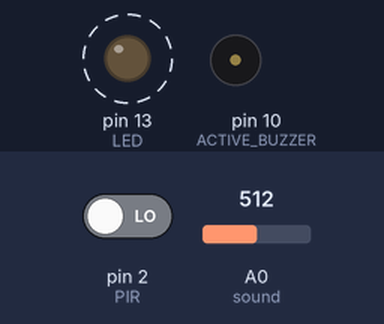
The sketch below on a simulated Arduino Uno, built with avr-gcc and run on an emulated ATmega328P. Parts: output pins drawn as LEDs (lit = HIGH), buzzer (waves = sounding, pin HIGH). Dashed ring = blinking. The inputs (shaded band) are chosen by the test bench; at power-on: pin 2 (PIR) LOW, A0 (sound) = 512. What the sketch prints to the serial monitor is not drawn.

Above: at 1.25 s.
1.3 s: pin 2 (PIR) driven HIGH
At 1.55 s:
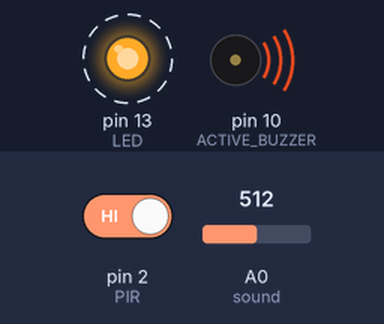
4.3 s: A0 (sound) set to 67
7.3 s: A0 (sound) set to 57
At 8.5 s:
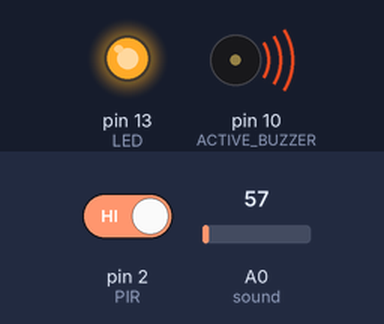
8.8 s: A0 (sound) set to 122
At 9.05 s:
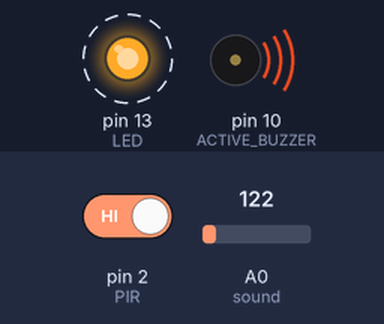
11.8 s: A0 (sound) set to 50
At 12.9 s:
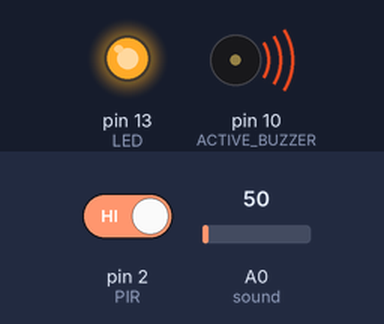
Timing chart, 0 to 14.3 s (numbered marks = the images above; inputs shaded):
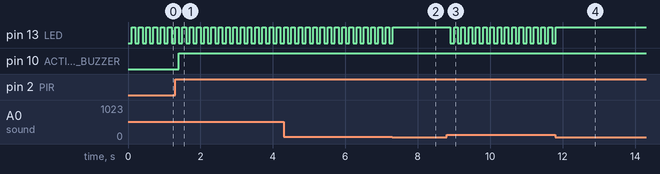

Measured:
- the behaviour switches between 61 and 60 on A0 (sound) (found by bisection; images 1 and 2)
- after the input at 1.3 s, pin 10 (ACTIVE_BUZZER): LOW → HIGH after 0.10 s
- after the input at 7.3 s, pin 13 (LED): goes on until 7.3 s, then stays HIGH
- after the input at 8.8 s, pin 13 (LED): alternates HIGH for 0.10 s and LOW for 0.10 s, starting after 0.10 s
- after the input at 11.8 s, pin 13 (LED): goes on until 11.8 s, then stays HIGH
- by itself, pin 13 (LED): alternates HIGH for 0.10 s and LOW for 0.10 s

The sketch:

PC_w11_3.ino
```cpp
const int sound=A0;
const int PIR = 2;
const int LED=13;
const int ACTIVE_BUZZER=10;
int ledState=LOW;

void setup() {
  pinMode(LED,OUTPUT);
  pinMode(PIR, INPUT);
  pinMode(ACTIVE_BUZZER,OUTPUT);
  Serial.begin(115200);
}

void loop() {

  int soundLevel=analogRead(sound);
  int state=digitalRead(PIR);
  Serial.println(state);
  if(soundLevel>60){
    ledState= (ledState==LOW)? HIGH:LOW;
    delay(100);
  }
  digitalWrite(LED,ledState);
  if(state==HIGH){
    digitalWrite(ACTIVE_BUZZER, HIGH);
  }

}
```
